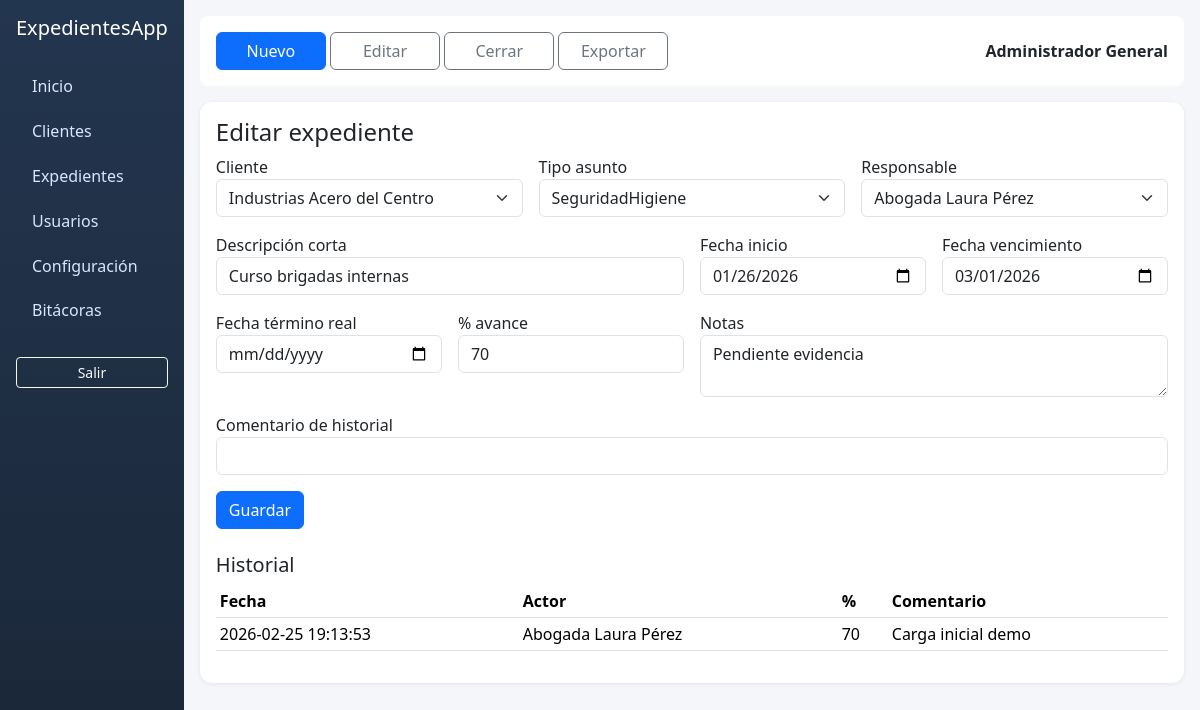
/ExpedientesApp/public/cases/edit?id=2 (signed in), run on the app's committed database.
### tables this page shows
CREATE TABLE users (
  id INT AUTO_INCREMENT PRIMARY KEY,
  role_id INT NOT NULL,
  name VARCHAR(150) NOT NULL,
  email VARCHAR(180) NOT NULL UNIQUE,
  phone VARCHAR(40) NULL,
  password_hash VARCHAR(255) NOT NULL,
  is_active TINYINT(1) NOT NULL DEFAULT 1,
  created_at DATETIME NOT NULL,
  updated_at DATETIME NOT NULL,
  CONSTRAINT fk_users_role FOREIGN KEY (role_id) REFERENCES roles(id),
  INDEX idx_users_role (role_id)
);

CREATE TABLE cases (
  id INT AUTO_INCREMENT PRIMARY KEY,
  folio VARCHAR(30) NOT NULL UNIQUE,
  client_id INT NOT NULL,
  asunto_tipo ENUM('SeguridadHigiene','Capacitacion','Otro') NOT NULL,
  descripcion VARCHAR(255) NOT NULL,
  responsable_user_id INT NOT NULL,
  fecha_inicio DATE NOT NULL,
  fecha_vencimiento DATE NOT NULL,
  fecha_termino_real DATE NULL,
  porcentaje_avance INT NOT NULL DEFAULT 0,
  notas TEXT NULL,
  status ENUM('Abierto','En Riesgo','Vencido','Cerrado') NOT NULL DEFAULT 'Abierto',
  last_traffic_light ENUM('green','yellow','red','gray') NOT NULL DEFAULT 'green',
  created_at DATETIME NOT NULL,
  updated_at DATETIME NOT NULL,
  CONSTRAINT fk_cases_client FOREIGN KEY (client_id) REFERENCES clients(id),
  CONSTRAINT fk_cases_user FOREIGN KEY (responsable_user_id) REFERENCES users(id),
  INDEX idx_cases_due (fecha_vencimiento),
  INDEX idx_cases_status (status)
);

CREATE TABLE clients (
  id INT AUTO_INCREMENT PRIMARY KEY,
  type ENUM('oficina','empresa','gasolinera') NOT NULL DEFAULT 'empresa',
  razon_social VARCHAR(180) NOT NULL,
  rfc VARCHAR(20) NULL,
  contacto VARCHAR(150) NULL,
  email VARCHAR(180) NULL,
  phone VARCHAR(40) NULL,
  address VARCHAR(255) NULL,
  is_active TINYINT(1) NOT NULL DEFAULT 1,
  created_at DATETIME NOT NULL,
  updated_at DATETIME NOT NULL,
  INDEX idx_clients_active (is_active)
);

CREATE TABLE case_history (
  id INT AUTO_INCREMENT PRIMARY KEY,
  case_id INT NOT NULL,
  actor_user_id INT NOT NULL,
  porcentaje_avance INT NOT NULL DEFAULT 0,
  comentario VARCHAR(255) NOT NULL,
  created_at DATETIME NOT NULL,
  CONSTRAINT fk_hist_case FOREIGN KEY (case_id) REFERENCES cases(id) ON DELETE CASCADE,
  CONSTRAINT fk_hist_user FOREIGN KEY (actor_user_id) REFERENCES users(id),
  INDEX idx_hist_case (case_id)
);

### app/Core/View.php (called while the page is built, shortened)
<?php
class View
{
    public static function render(string $view, array $data = []): void
    {
        include base_path('views/layout.php');
    }
}

### app/Controllers/CaseController.php (called while the page is built, shortened)
<?php
class CaseController
{
    public function editForm(): void
    {
        $case = CaseFile::find((int)($_GET['id'] ?? 0));
        View::render('pages/case_form', [
            'title' => 'Editar expediente',
            'clients' => Client::active(),
            'lawyers' => User::lawyers(),
            'case' => $case,
            'history' => CaseFile::history((int)$case['id']),
        ]);
    }
}

### app/Core/Router.php (called while the page is built, shortened)
<?php
class Router
{
    private array $routes = [];
    private function add(string $method, string $path, array $action, array $roles): void
    {
        $this->routes[$method][$path] = ['action' => $action, 'roles' => $roles];
    }
    public function dispatch(string $method, string $uri): void
    {
        $path = parse_url($uri, PHP_URL_PATH) ?: '/';
        $base = rtrim(env('BASE_PATH', ''), '/');
        if ($base && str_starts_with($path, $base)) {
            $path = substr($path, strlen($base));
        }
        $path = $path ?: '/';
        $route = $this->routes[$method][$path] ?? null;
        [$class, $methodName] = $route['action'];
        (new $class())->$methodName();
    }
    public static function url(string $path): string
    {
        $base = rtrim(env('BASE_PATH', ''), '/');
        return $base . ($path === '/' ? '' : $path);
    }
}

### public/index.php (called while the page is built, shortened)
<?php
require_once dirname(__DIR__) . '/app/Core/helpers.php';
spl_autoload_register(function (string $class): void {
    $prefix = 'App\\';
    if (!str_starts_with($class, $prefix)) {
        return;
    }
    $relative = str_replace('\\', '/', substr($class, strlen($prefix)));
    $file = dirname(__DIR__) . '/app/' . $relative . '.php';
});
$router = new App\Core\Router();
$router->get('/', [App\Controllers\DashboardController::class, 'index'], ['ADMIN','CAPTURISTA','CONSULTOR']);
$router->get('/login', [App\Controllers\AuthController::class, 'loginForm']);
$router->post('/login', [App\Controllers\AuthController::class, 'login']);
$router->post('/logout', [App\Controllers\AuthController::class, 'logout'], ['ADMIN','CAPTURISTA','CONSULTOR']);
$router->get('/dashboard', [App\Controllers\DashboardController::class, 'index'], ['ADMIN','CAPTURISTA','CONSULTOR']);
$router->get('/clients', [App\Controllers\ClientController::class, 'index'], ['ADMIN','CAPTURISTA','CONSULTOR']);
$router->post('/clients/store', [App\Controllers\ClientController::class, 'store'], ['ADMIN']);
$router->post('/clients/update', [App\Controllers\ClientController::class, 'update'], ['ADMIN']);
$router->get('/users', [App\Controllers\UserController::class, 'index'], ['ADMIN']);
$router->post('/users/store', [App\Controllers\UserController::class, 'store'], ['ADMIN']);
$router->post('/users/update', [App\Controllers\UserController::class, 'update'], ['ADMIN']);
$router->get('/cases', [App\Controllers\CaseController::class, 'index'], ['ADMIN','CAPTURISTA','CONSULTOR']);
$router->get('/cases/create', [App\Controllers\CaseController::class, 'createForm'], ['ADMIN','CAPTURISTA']);
$router->get('/cases/edit', [App\Controllers\CaseController::class, 'editForm'], ['ADMIN','CAPTURISTA']);
$router->post('/cases/store', [App\Controllers\CaseController::class, 'store'], ['ADMIN','CAPTURISTA']);
$router->post('/cases/update', [App\Controllers\CaseController::class, 'update'], ['ADMIN','CAPTURISTA']);
$router->get('/settings', [App\Controllers\SettingController::class, 'index'], ['ADMIN']);
$router->post('/settings/update', [App\Controllers\SettingController::class, 'update'], ['ADMIN']);
$router->get('/logs', [App\Controllers\LogController::class, 'index'], ['ADMIN']);
try {
    $router->dispatch($_SERVER['REQUEST_METHOD'], $_SERVER['REQUEST_URI']);
} catch (Throwable $e) {
    App\Core\Logger::error($e->getMessage() . '\n' . $e->getTraceAsString());
    http_response_code(500);
    echo 'Error interno. Revisa storage/logs/app.log';
}

### app/Core/helpers.php (called while the page is built, shortened)
<?php
if (!function_exists('env')) {
    function env(string $key, mixed $default = null): mixed
    {
        return $_ENV[$key] ?? $_SERVER[$key] ?? $default;
    }
}
if (!function_exists('e')) {
    function e(?string $value): string
    {
        return htmlspecialchars((string) $value, ENT_QUOTES, 'UTF-8');
    }
}

### app/Core/Auth.php (called while the page is built, shortened)
<?php
class Auth
{
    public static function user(): ?array
    {
        return $_SESSION['user'] ?? null;
    }
    public static function check(): bool
    {
        return !empty($_SESSION['user']);
    }
    public static function hasRole(array|string $roles): bool
    {
        $roles = (array)$roles;
        return in_array(self::user()['role'] ?? '', $roles, true);
    }
}

### app/Models/User.php (called while the page is built, shortened)
<?php
class User extends BaseModel
{
    public static function lawyers(): array
    {
        return self::db()->query("SELECT u.id, u.name FROM users u JOIN roles r ON r.id=u.role_id WHERE u.is_active=1 AND r.key IN ('ADMIN','CAPTURISTA') ORDER BY u.name")->fetchAll();
    }
}

### app/Models/Client.php (called while the page is built, shortened)
<?php
class Client extends BaseModel
{
    public static function active(): array
    {
        return self::db()->query('SELECT id, razon_social FROM clients WHERE is_active=1 ORDER BY razon_social')->fetchAll();
    }
}

### app/Core/DB.php (called while the page is built, shortened)
<?php
class DB
{
    private static ?PDO $pdo = null;
    public static function connection(): PDO
    {
        if (self::$pdo) {
            return self::$pdo;
        }
        $dsn = sprintf(
            'mysql:host=%s;port=%s;dbname=%s;charset=utf8mb4',
            env('DATABASE_HOST', '127.0.0.1'),
            env('DATABASE_PORT', '3306'),
            env('DATABASE_NAME', 'expedientes_app')
        );
        try {
            self::$pdo = new PDO($dsn, env('DATABASE_USER', 'root'), env('DATABASE_PASS', ''), [
                PDO::ATTR_ERRMODE => PDO::ERRMODE_EXCEPTION,
                PDO::ATTR_DEFAULT_FETCH_MODE => PDO::FETCH_ASSOC,
            ]);
        } catch (PDOException $e) {
            Logger::error('DB connection failed: ' . $e->getMessage());
            die('No se pudo conectar a la base de datos. Revisa .env');
        }
        return self::$pdo;
    }
}

### app/Models/BaseModel.php (called while the page is built, shortened)
<?php
abstract class BaseModel
{
    protected static function db(): PDO
    {
        return DB::connection();
    }
}

### app/Models/CaseFile.php (called while the page is built, shortened)
<?php
class CaseFile extends BaseModel
{
    public static function find(int $id): ?array
    {
        $stmt = self::db()->prepare('SELECT * FROM cases WHERE id=?');
        $stmt->execute([$id]);
        return $stmt->fetch() ?: null;
    }
    public static function history(int $caseId): array
    {
        $stmt = self::db()->prepare('SELECT h.*, u.name actor_name FROM case_history h JOIN users u ON u.id=h.actor_user_id WHERE h.case_id=? ORDER BY h.id DESC');
        $stmt->execute([$caseId]);
        return $stmt->fetchAll();
    }
}

### views/pages/case_form.php (the view, shortened to what this page needs)
<?php use App\Core\CSRF; $edit = !empty($case); ?>
<div class="table-wrap">
  <h4><?= $edit ? 'Editar expediente' : 'Alta expediente' ?></h4>
  <form method="post" action="<?= App\Core\Router::url($edit ? '/cases/update' : '/cases/store') ?>" class="row g-3">
    <div class="col-md-4"><label>Cliente</label><select class="form-select" name="client_id" required><?php foreach($clients as $c):?><option value="<?=$c['id']?>" <?=($case['client_id']??'')==$c['id']?'selected':''?>><?=e($c['razon_social'])?></option><?php endforeach;?></select></div>
    <div class="col-md-4"><label>Tipo asunto</label><select class="form-select" name="asunto_tipo"><option>SeguridadHigiene</option><option>Capacitacion</option><option>Otro</option></select></div>
    <div class="col-md-4"><label>Responsable</label><select class="form-select" name="responsable_user_id"><?php foreach($lawyers as $u):?><option value="<?=$u['id']?>" <?=($case['responsable_user_id']??'')==$u['id']?'selected':''?>><?=e($u['name'])?></option><?php endforeach;?></select></div>
    <div class="col-md-6"><label>Descripción corta</label><input class="form-control" name="descripcion" value="<?=e($case['descripcion'] ?? '')?>" required></div>
    <div class="col-md-3"><label>Fecha inicio</label><input type="date" class="form-control" name="fecha_inicio" value="<?=e($case['fecha_inicio'] ?? date('Y-m-d'))?>" required></div>
    <div class="col-md-3"><label>Fecha vencimiento</label><input type="date" class="form-control" name="fecha_vencimiento" value="<?=e($case['fecha_vencimiento'] ?? date('Y-m-d',strtotime('+15 days')))?>" required></div>
    <div class="col-md-3"><label>Fecha término real</label><input type="date" class="form-control" name="fecha_termino_real" value="<?=e($case['fecha_termino_real'] ?? '')?>"></div>
    <div class="col-md-3"><label>% avance</label><input type="number" min="0" max="100" class="form-control" name="porcentaje_avance" value="<?=e((string)($case['porcentaje_avance'] ?? 0))?>"></div>
    <div class="col-md-6"><label>Notas</label><textarea class="form-control" name="notas"><?=e($case['notas'] ?? '')?></textarea></div>
    <div class="col-12"><label>Comentario de historial</label><input class="form-control" name="comentario" value=""></div>
    <div class="col-12"><button class="btn btn-primary">Guardar</button></div>
  </form>
  <?php if($edit): ?>
  <h5 class="mt-4">Historial</h5>
  <table class="table table-sm"><thead><tr><th>Fecha</th><th>Actor</th><th>%</th><th>Comentario</th></tr></thead><tbody>
  <?php foreach($history as $h):?><tr><td><?=$h['created_at']?></td><td><?=e($h['actor_name'])?></td><td><?=$h['porcentaje_avance']?></td><td><?=e($h['comentario'])?></td></tr><?php endforeach;?>
  </tbody></table>
  <?php endif; ?>
</div>

### views/layout.php (shortened to what this page needs)
<!doctype html>
<html lang="es">
<head>
  <link href="https://cdn.jsdelivr.net/npm/bootstrap@5.3.3/dist/css/bootstrap.min.css" rel="stylesheet">
  <link href="<?= Router::url('/assets/css/app.css') ?>" rel="stylesheet">
</head>
<body>
<?php if (!Auth::check()): include $viewFile; ?>
<?php else: ?>
<div class="d-flex">
  <aside class="sidebar p-3">
    <h5 class="mb-4">ExpedientesApp</h5>
    <a href="<?= Router::url('/dashboard') ?>">Inicio</a>
    <a href="<?= Router::url('/clients') ?>">Clientes</a>
    <a href="<?= Router::url('/cases') ?>">Expedientes</a>
    <?php if (Auth::hasRole('ADMIN')): ?>
      <a href="<?= Router::url('/users') ?>">Usuarios</a>
      <a href="<?= Router::url('/settings') ?>">Configuración</a>
      <a href="<?= Router::url('/logs') ?>">Bitácoras</a>
    <?php endif; ?>
    <form method="post" action="<?= Router::url('/logout') ?>" class="mt-4">
      <button class="btn btn-outline-light btn-sm w-100">Salir</button>
    </form>
  </aside>
  <main class="flex-fill p-3">
    <div class="bg-white rounded-3 p-3 mb-3 d-flex justify-content-between align-items-center ribbon">
      <div>
        <a class="btn btn-primary" href="#">Nuevo</a>
        <a class="btn btn-outline-secondary" href="#">Editar</a>
        <a class="btn btn-outline-secondary" href="#">Cerrar</a>
        <a class="btn btn-outline-secondary" href="<?= Router::url('/cases?export=csv') ?>">Exportar</a>
      </div>
      <div><strong><?= e(Auth::user()['name']) ?></strong></div>
    </div>
    <?php include $viewFile; ?>
  </main>
</div>
<?php endif; ?>
</body>
</html>

### public/assets/css/app.css (style rules this page uses)
:root { --sidebar:#223047; --accent:#0d6efd; }
body { background:#f4f6f9; }
.sidebar { width:240px; min-height:100vh; background:linear-gradient(180deg,#23364f,#1a2637); color:#fff; }
.sidebar a { color:#d8e6ff; text-decoration:none; display:block; padding:.65rem 1rem; border-radius:.5rem; }
.ribbon .btn { min-width:110px; }
.table-wrap { background:#fff; border-radius:.75rem; box-shadow:0 1px 4px rgba(0,0,0,.08); padding:1rem; }

### data on the page
users: name "Administrador General"
cases: client_id "Industrias Acero del Centro", responsable_user_id "Abogada Laura Pérez", descripcion "Curso brigadas internas", fecha_inicio "01/26/2026", fecha_vencimiento "03/01/2026", porcentaje_avance "70", notas "Pendiente evidencia"
case_history: created_at "2026-02-25 19:13:53", actor_user.name "Abogada Laura Pérez", porcentaje_avance "70", comentario "Carga inicial demo"
